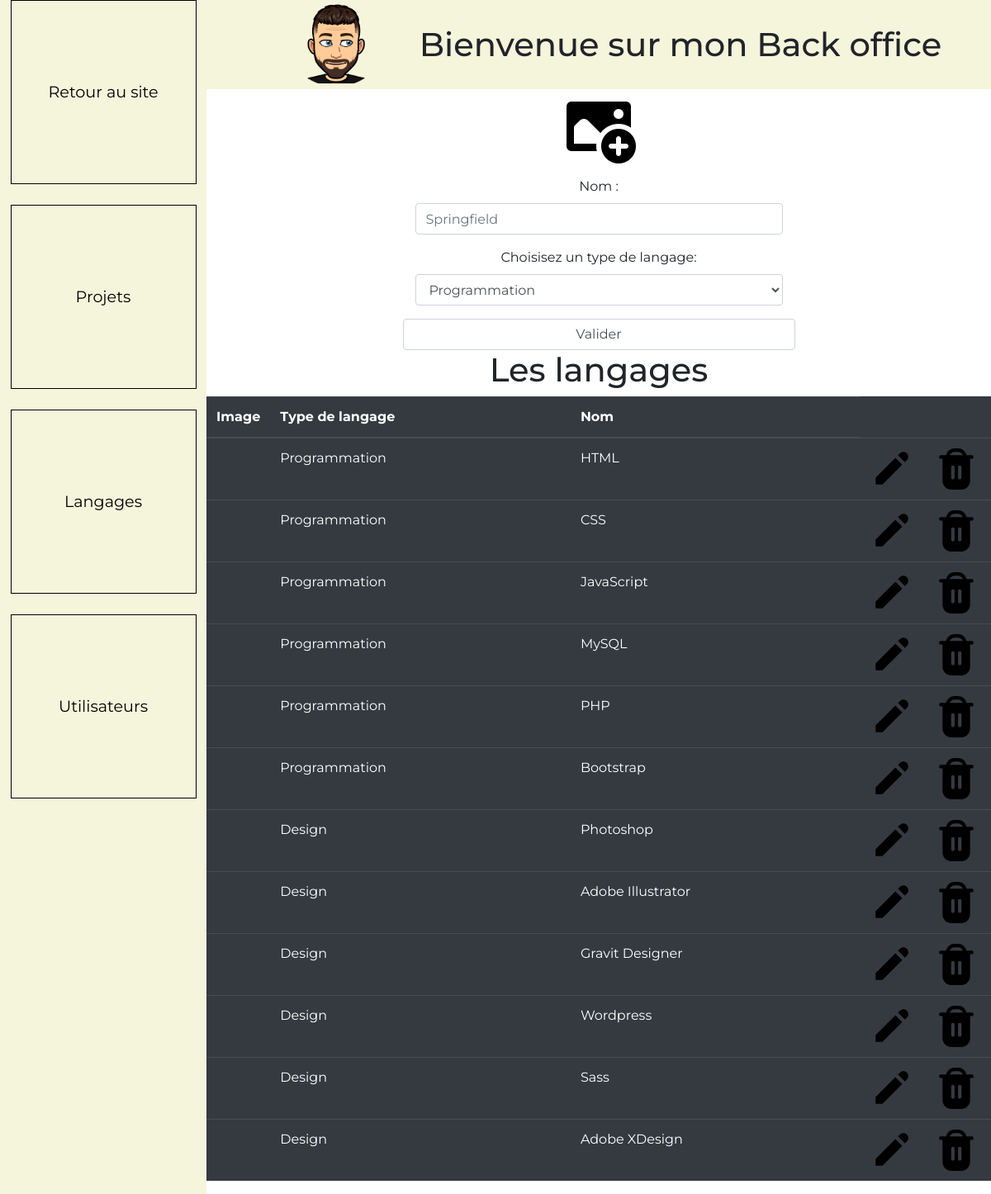
/php/index.php?ind=langages (signed in), run on the app's committed database.
### tables this page shows
CREATE TABLE `langages` (
  `id_langage` int(10) NOT NULL,
  `id_img` int(10) NOT NULL,
  `type` varchar(255) NOT NULL,
  `nom` varchar(255) NOT NULL
);

### php/langages.php (the view, shortened to what this page needs)
<?php
    $sgbd= connexion_sgbd();
?>
<section id="projets">
<?php
    $editOrAdd="../exec/add_langage.php";
$editInfo = array(
    'nom' => "",
    'type' => "",
);
echo'
    <form class="row text-center " action="'.($editOrAdd).'" method="post" enctype="multipart/form-data" >
            <div class="col-md-12 text-center form-group">
                <input  type="file" id="file" name="file"  accept="image/png, image/jpeg, image/webp"/>';
            if(!empty($resultat_requeteEdit['src'])) {
                echo '<img id="add-img" src="../data/img/'.($resultat_requeteEdit['src']).'" alt="'.($resultat_requeteEdit['alt']).'" class="img-fluid" />
                </div>';
            } else {
                echo '<img id="add-img" src="../img/icons8-ajouter-une-image-90.png"  class="img-fluid" />
                </div>';
            }
            echo '<div class="col-md-12 text-center form-group">
                    <label for="nom">Nom :</label>
                    <input class="form-control" type="text" name="nom" text_area="Nom" placeholder="Springfield" value="'.($editInfo['nom']).'" >
            </div>
            <div class="col-md-12 form-group">
            <label for="categorie">Choisisez un type de langage:</label>
            <select class="form-control" name="type" id="cat-select">';
            if(!empty($resultat_requeteEdit['type'] == 'Programmation')) {
                echo   '<option value="Programmation" selected>Programmation</option>
                        <option value="Design">Design</option>';
            } elseif(!empty($resultat_requeteEdit['type'] == 'Design')){
                echo   '<option value="Programmation">Programmation</option>
                        <option value="Design"selected>Design</option>';
            } else {
                echo
                        '<option value="Programmation">Programmation</option>
                        <option value="Design">Design</option>';
            }
            echo '</select>
            </div>
            <button class="col-md-12 boutton form-control" type="submit">Valider</button>
    </form>';
    ?>
    <div>
        <h1 class="text-center">Les langages</h1>
        <table class="table table-dark">
            <thead>
                <tr>
                    <th>Image</th>
                    <th>Type de langage</th>
                    <th>Nom</th>
                </tr>
            </thead>
            <tbody>
                <?php
                        $requeteAdmin = $sgbd->query ('SELECT images.src, images.alt, langages.nom, langages.type, langages.id_langage
                        FROM langages INNER JOIN portfolio.images ON langages.id_img = images.id_img');
                        $requeteAdmin->execute();
                        $resultat_requeteAdmin = $requeteAdmin->fetchAll((PDO::FETCH_ASSOC));
                        $span = "span";
                        foreach ($resultat_requeteAdmin as $articleAdmin) {
                            echo   '<tr>';
                                if(strpos($articleAdmin['src'], $span) == false){
                                    echo'
                                        <td> <img src="../img/'.($articleAdmin['src']).'" alt="'.($articleAdmin['alt']).'";
                                        </td>'; } else {
                                            echo '<td>'.($articleAdmin['src']).'</td>'
                                        ;}
                                        echo '<td>'.($articleAdmin['type']).'</td>
                                        <td>'.($articleAdmin['nom']).'</td>
                                        <td class="col-md-1 edit">
                                            <a class="tablebutton" href="index.php?ind=langages&id_edit='.($articleAdmin['id_langage']).'">
                                                <img src="../img/icons8-modifier.svg" class="testcolor">
                                            </a>
                                        </td>
                                        <td class="col-md-1 delete">
                                        <a class="tablebutton" onclick="window.open(\'../exec/delete_langage.php?id_delete='.($articleAdmin['id_langage']).'\',\'pop_up\',\'width=300, height=200, toolbar=no status=no\');">
                                                <img src="../img/poubelle.svg" class="testcolor">
                                            </a>
                                        </td>
                                    </tr>';
                        }
                ?>
            </tbody>
        </table>
    </div>
</section>

### css/back.css (style rules this page uses)
* { font-family: 'Montserrat'; }
section { padding-left:250px; }
tbody td:first-of-type { width: 50px; }
#add-img { width: 100px; height: 100px; }
.tablebutton img { height: 50px; width: 50px; transition: 00.2s; }
form { margin: auto !important; width: 50%; }
#add-img { width: 90px; height: 90px; margin: auto; }

### data on the page
langages: type "Programmation", nom "HTML"
langages: type "Programmation", nom "CSS", $articleAdmin['id_langage'] 2 (drawn)
langages: type "Programmation", nom "JavaScript", $articleAdmin['id_langage'] 3 (drawn)
langages: type "Programmation", nom "MySQL"
langages: type "Programmation", nom "PHP"
langages: type "Programmation", nom "Bootstrap"
langages: type "Design", nom "Photoshop"
langages: type "Design", nom "Adobe Illustrator"
langages: type "Design", nom "Gravit Designer"
langages: type "Design", nom "Wordpress"
langages: type "Design", nom "Sass"
langages: type "Design", nom "Adobe XDesign"
